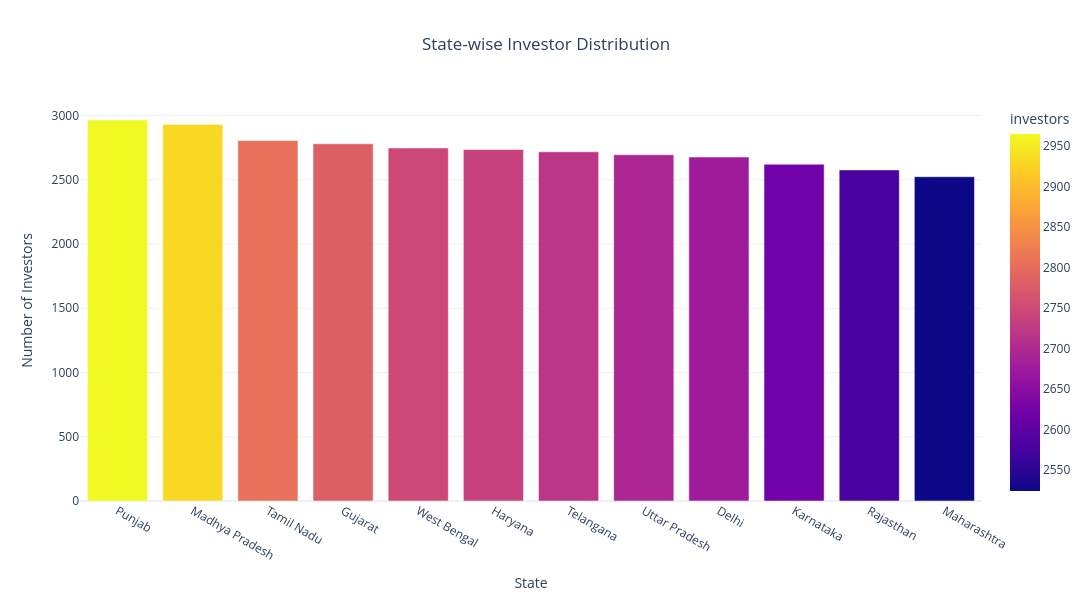

Notebook code for this chart:
### Code cell
fig = px.bar(
    state_dist,
    x="state",
    y="investors",
    color="investors",
    title="State-wise Investor Distribution"
)

fig.update_layout(
    template="plotly_white",
    title_x=0.5,
    width=1200,
    height=600,
    xaxis_title="State",
    yaxis_title="Number of Investors"
)

fig.show()

### Figure 1 — Plotly figure (JSON) as saved in the notebook; plotly's stock layout.template omitted (floating-point values rounded to 4 significant figures)
{"data": [{"hovertemplate": "state=%{x}<br>investors=%{marker.color}<extra></extra>", "legendgroup": "", "marker": {"color": [2965, 2931, 2806, 2780, 2748, 2736, 2718, 2695, 2677, 2621, 2577, 2524], "coloraxis": "coloraxis", "pattern": {"shape": ""}}, "name": "", "orientation": "v", "showlegend": false, "textposition": "auto", "type": "bar", "x": ["Punjab", "Madhya Pradesh", "Tamil Nadu", "Gujarat", "West Bengal", "Haryana", "Telangana", "Uttar Pradesh", "Delhi", "Karnataka", "Rajasthan", "Maharashtra"], "xaxis": "x", "y": [2965, 2931, 2806, 2780, 2748, 2736, 2718, 2695, 2677, 2621, 2577, 2524], "yaxis": "y"}], "layout": {"barmode": "relative", "coloraxis": {"colorbar": {"title": {"text": "investors"}}, "colorscale": [[0, "#0d0887"], [0.1111, "#46039f"], [0.2222, "#7201a8"], [0.3333, "#9c179e"], [0.4444, "#bd3786"], [0.5556, "#d8576b"], [0.6667, "#ed7953"], [0.7778, "#fb9f3a"], [0.8889, "#fdca26"], [1, "#f0f921"]]}, "height": 600, "legend": {"tracegroupgap": 0}, "title": {"text": "State-wise Investor Distribution", "x": 0.5}, "width": 1200, "xaxis": {"anchor": "y", "domain": [0, 1], "title": {"text": "State"}}, "yaxis": {"anchor": "x", "domain": [0, 1], "title": {"text": "Number of Investors"}}}}
